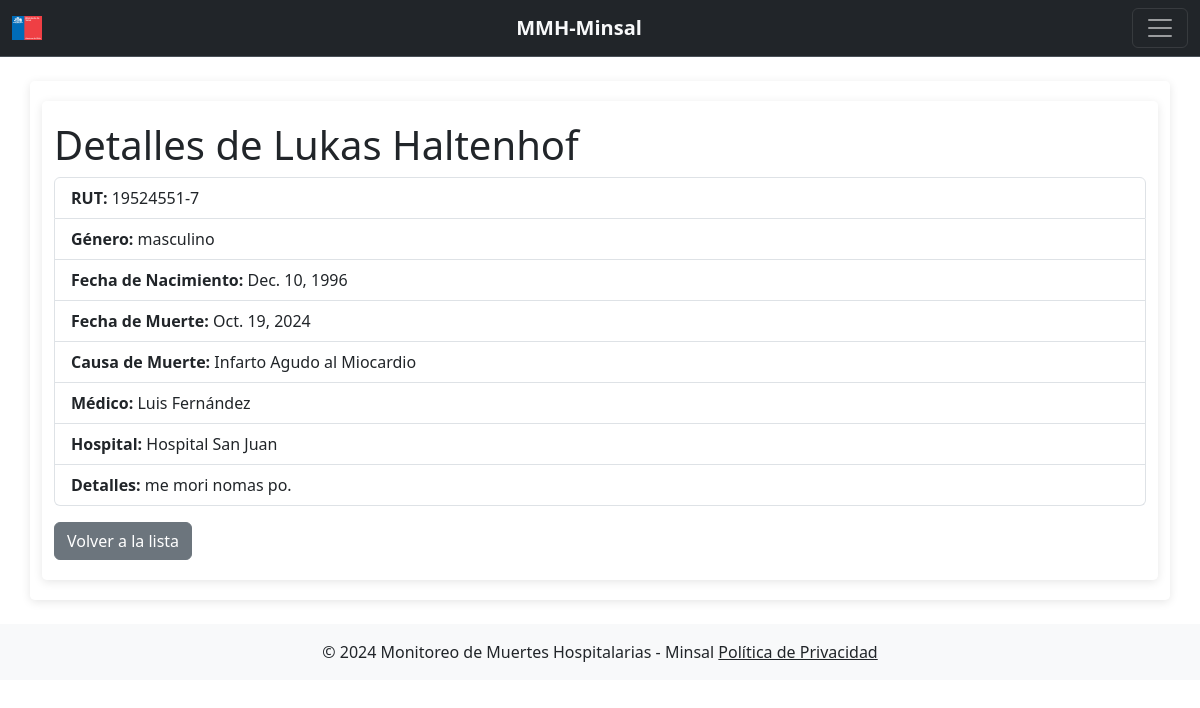
/muertes-hospitalarias/paciente/19524551/, run on an earlier commit of the app's database.
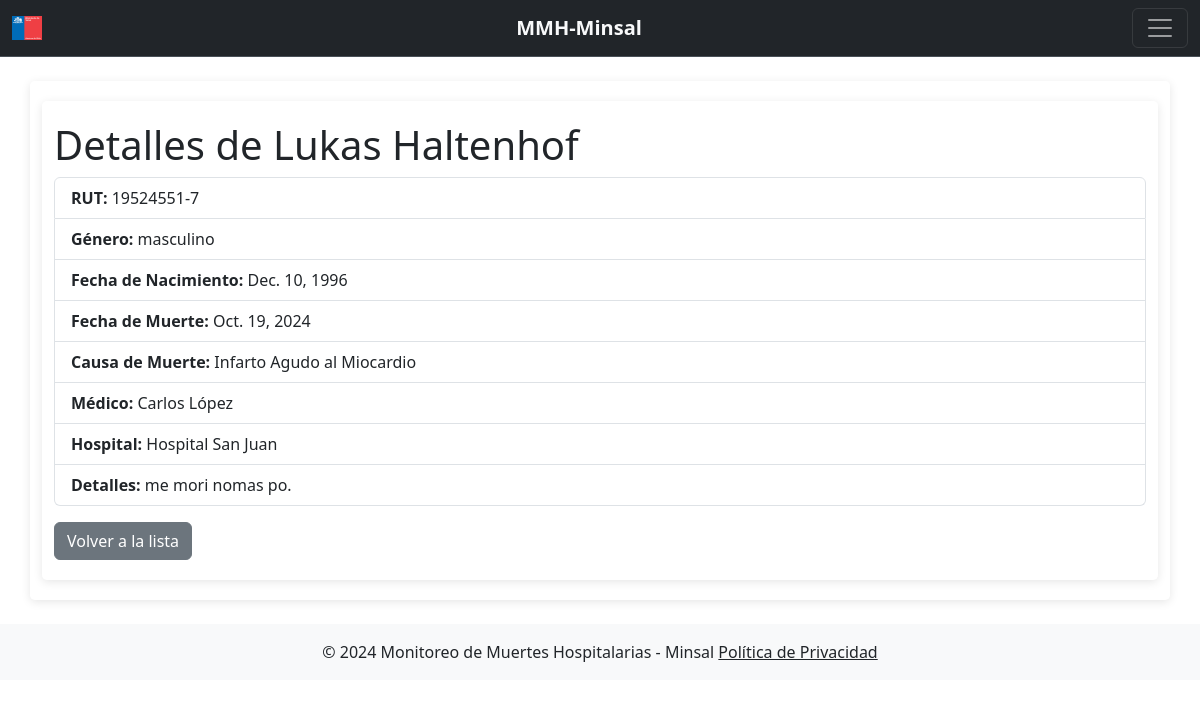
And on a later commit of the database.
### muertes_hospitalarias/models.py (models this page shows, shortened)
class Paciente(models.Model):
    rut_paciente = models.IntegerField(primary_key=True)
    dv = models.CharField(max_length=1)
    nombre = models.CharField(max_length=100)
    fecha_nacimiento = models.DateField(null=True, blank=True)
    fecha_muerte = models.DateField(null=True, blank=True)
    hora_muerte = models.TimeField(null=True, blank=True)
    causa_muerte = models.ForeignKey(CausaMuerte, on_delete=models.SET_NULL, null=True)
    detalles_muerte = models.CharField(max_length=255, null=True, blank=True)
    medico = models.ForeignKey(Medico, on_delete=models.SET_NULL, null=True)
    hospital = models.ForeignKey(Hospital, on_delete=models.CASCADE)
    GENERO_CHOICES = [
        ('masculino', 'Masculino'),
        ('femenino', 'Femenino'),
        ('otro', 'Otro'),
    ]
    genero = models.CharField(max_length=10, choices=GENERO_CHOICES, default='masculino')

class Medico(models.Model):
    rut_medico = models.IntegerField(primary_key=True)
    dv = models.CharField(max_length=1)
    nombre = models.CharField(max_length=100)
    especialidad = models.CharField(max_length=50, null=True, blank=True)
    hospital = models.ForeignKey(Hospital, on_delete=models.CASCADE)

class CausaMuerte(models.Model):
    id_causa_muerte = models.AutoField(primary_key=True)
    nombre_causa = models.CharField(max_length=50, null=True)

class Hospital(models.Model):
    id_hospital = models.AutoField(primary_key=True)
    nombre_hospital = models.CharField(max_length=100)
    comuna = models.CharField(max_length=100)
    region = models.CharField(max_length=100)
    ciudad = models.CharField(max_length=100)

### muertes_hospitalarias/views.py (the view)
# urls.py: path('paciente/<int:pk>/', PacienteDetailView.as_view(), name='paciente-detail'),
class PacienteDetailView(DetailView):
    model = Paciente
    template_name = 'muertes_hospitalarias/paciente_detail.html'  # Asegúrate de que esta ruta sea correcta

### muertes_hospitalarias/templates/muertes_hospitalarias/paciente_detail.html (shortened to what this page needs)
<!DOCTYPE html>
{% extends 'muertes_hospitalarias/base.html' %}
{% block content %}
<html lang="es">
<head>
    <link rel="stylesheet" href="https://cdn.jsdelivr.net/npm/bootstrap@5.3.0/dist/css/bootstrap.min.css">
</head>
<body>
    <div class="container">
        <h1>Detalles de {{ object.nombre }}</h1>
        <ul class="list-group">
            <li class="list-group-item"><strong>RUT:</strong> {{ object.rut_paciente }}-{{ object.dv }}</li>
            <li class="list-group-item"><strong>Género:</strong> {{ object.genero }}</li>
            <li class="list-group-item"><strong>Fecha de Nacimiento:</strong> {{ object.fecha_nacimiento }}</li>
            <li class="list-group-item"><strong>Fecha de Muerte:</strong> {{ object.fecha_muerte }}</li>
            <li class="list-group-item"><strong>Causa de Muerte:</strong> {{ object.causa_muerte.nombre_causa }}</li>
            <li class="list-group-item"><strong>Médico:</strong> {{ object.medico.nombre }}</li>
            <li class="list-group-item"><strong>Hospital:</strong> {{ object.hospital.nombre_hospital }}</li>
            <li class="list-group-item"><strong>Detalles:</strong> {{ object.detalles_muerte }}</li>
        </ul>
        <a href="{% url 'paciente-list' %}" class="btn btn-secondary mt-3">Volver a la lista</a>
    </div>
</body>
</html>
{% endblock %}

What changed in the data, as far as the page shows it:
changed Paciente "Lukas Haltenhof": medico.nombre "Luis Fernández" → "Carlos López"
